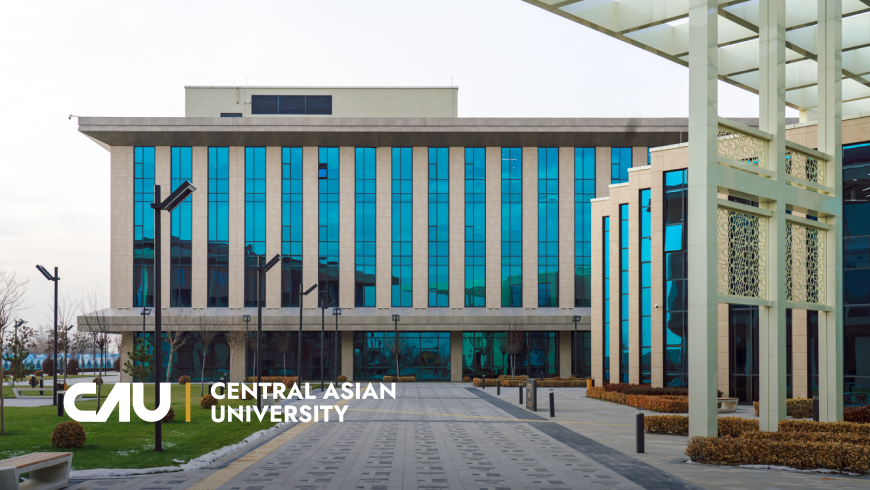
#> input picture week1/CAU.png, 870 x 490 px, found by its file name
$ jupyter execute lab1.ipynb
#> lines starting #> are read from the running program, lines starting #| are printed output that depends on the picture; after the words box and inside, x2 and y2 are one past the last pixel; in counts of white or black regions, pixels touching at a corner belong together
[cell 1]
import cv2

color_img = cv2.imread("C:/Users/sudob/OneDrive/Desktop/week1/CAU.png")
#> color_img is the input picture: shape (490, 870, 3); mean B, G, R 147.5, 149.8, 137.1
gray_img = cv2.cvtColor(color_img, cv2.COLOR_BGR2GRAY)
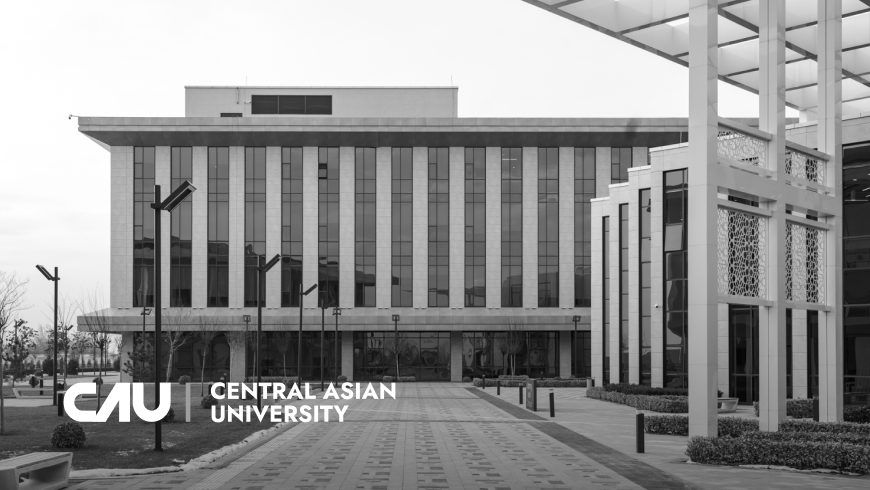
#> gray_img: shape (490, 870); min 4, max 255, mean 145.7
_, binary_img = cv2.threshold(gray_img, 100, 150, cv2.THRESH_BINARY)
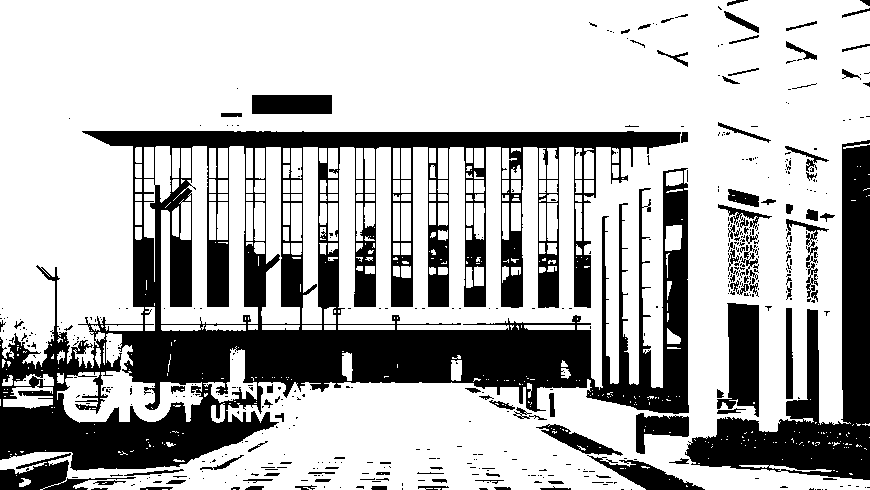
#> binary_img: shape (490, 870); values 0 (black) and 150 (white), 71.3% white; 484 black regions (383 under 20 px), largest, box (x1, y1, x2, y2) and area: (0, 131, 689, 471) 85849, (685, 140, 870, 480) 17517, (717, 303, 759, 417) 3203

cv2.imshow("Color image", binary_img)
cv2.waitKey(0)

$ run again, with week1/images (1).jpg saved as week1/CAU.png
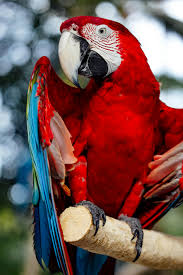
#> input picture week1/images (1).jpg, 183 x 275 px, found by its file name
#> color_img is the input picture: shape (275, 183, 3); mean B, G, R 79.3, 81.3, 120.3
#> `gray_img = cv2.cvtColor(color_img, cv2.COLOR_BGR2GRAY)`:
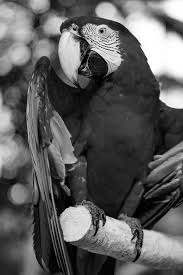
#> gray_img: shape (275, 183); min 0, max 255, mean 92.7
#> `_, binary_img = cv2.threshold(gray_img, 100, 150, cv2.THRESH_BINARY)`:
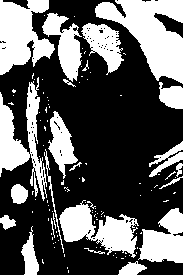
#> binary_img: shape (275, 183); values 0 (black) and 150 (white), 36.9% white; 115 white regions (93 under 20 px), largest, box (x1, y1, x2, y2) and area: (95, 0, 183, 84) 3811, (0, 0, 55, 75) 2597, (0, 77, 47, 201) 2241
